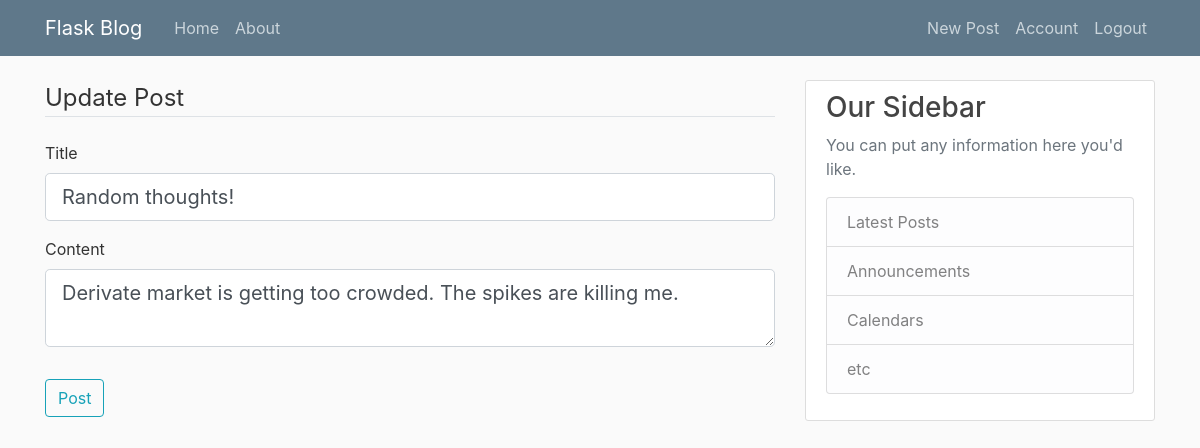
Page /post/6/update (signed in) on the committed database.
### blogApp/models.py (models this page shows, shortened)
class Post(db.Model):
    id = db.Column(db.Integer, primary_key = True)
    title = db.Column(db.String(100), nullable = False)
    date_posted = db.Column(db.DateTime, nullable = False, default=datetime.now)
    content = db.Column(db.Text, nullable = False)
    user_id = db.Column(db.Integer, db.ForeignKey('user.id'), nullable = False)

### blogApp/routes.py (the view)
@login_required
@app.route('/post/<int:postID>/update', methods = ['GET', 'POST'])
def updatePost(postID):
    post = Post.query.get_or_404(postID)
    if post.author!=current_user:
        abort(403)
    form = PostForm()
    if form.validate_on_submit():
        post.title = form.title.data
        post.content = form.content.data
        db.session.commit()
        flash('Your post has been updated!', 'success')
        return redirect(url_for('post', postID = post.id))
    elif request.method == 'GET':
        form.title.data = post.title
        form.content.data = post.content
    return render_template('createPost.html', title = 'Update Post',
                           legend = 'Update Post', form = form)

### blogApp/forms.py
class PostForm(FlaskForm):
    title=StringField('Title', validators=[DataRequired()])
    content = TextAreaField('Content', validators=[DataRequired()])
    submit = SubmitField('Post')

### blogApp/models.py (called while the page is built)
@login_manager.user_loader
def load_user(user_id):
    return User.query.get(int(user_id))

### blogApp/templates/createPost.html (shortened to what this page needs)
{% extends 'layout.html' %}
{% block content %}
    <div class="content">
        <form method="POST" action="">
            <fieldset class="form-group">
                <legend class="border-bottom mb-4">{{ legend }}</legend>
                <div class="form-group">
                    {{ form.title.label(class="form-control-label") }}
                    {% if form.title.errors %}
                        {{ form.title(class="form-control form-control-lg is-invalid") }}
                        <div class = "invalid-feedback">
                            {% for error in form.title.errors%}
                                <span>{{ error }}</span>
                            {% endfor %}
                        </div>
                    {% else %}
                        {{ form.title(class="form-control form-control-lg") }}
                    {% endif %}
                </div>
                <div class="form-group">
                    {{ form.content.label(class="form-control-label") }}
                    {% if form.content.errors %}
                        {{ form.content(class="form-control form-control-lg is-invalid") }}
                        <div class = "invalid-feedback">
                            {% for error in form.content.errors%}
                                <span>{{ error }}</span>
                            {% endfor %}
                        </div>
                    {% else %}
                        {{ form.content(class="form-control form-control-lg") }}
                    {% endif %}
                </div>
            </fieldset>
            <div class="form-group">
                {{ form.submit(class="btn btn-outline-info")}}
            </div>
        </form>
    </div>
{% endblock content%}

### blogApp/static/main.css (style rules this page uses)
body { background: #fafafa; color: #333333; margin-top: 5rem; }

### rows in the picture
Post: title "Random thoughts!", content "Derivate market is getting too crowded. The spikes are killing me."

### other values in the picture
{{ legend }} "Update Post"
